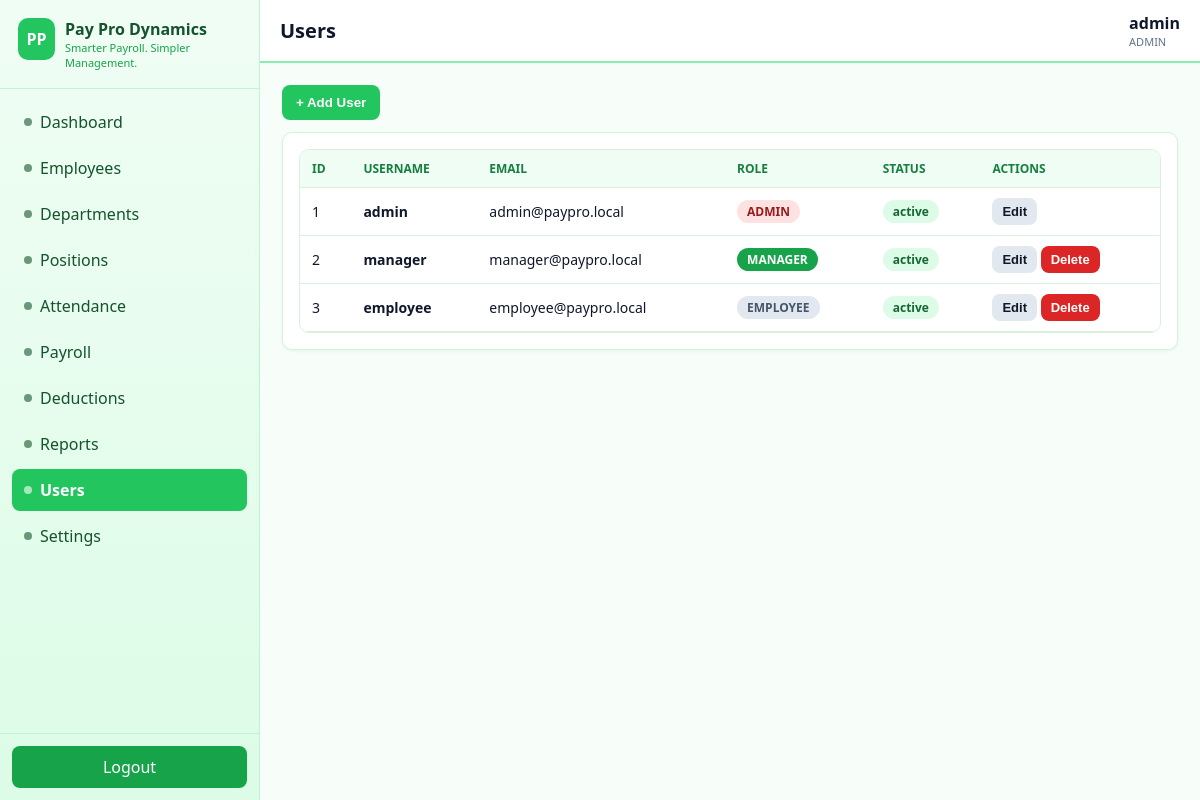
Screenshot of /users/index.php (signed in) with the database file from the repository.
### tables this page shows
CREATE TABLE users (
  id INT AUTO_INCREMENT PRIMARY KEY,
  username VARCHAR(50) NOT NULL UNIQUE,
  email VARCHAR(100) NOT NULL UNIQUE,
  password_hash VARCHAR(255) NOT NULL,
  role ENUM('ADMIN','MANAGER','EMPLOYEE') NOT NULL DEFAULT 'EMPLOYEE',
  employee_id INT NULL,
  status ENUM('active','disabled') NOT NULL DEFAULT 'active',
  remember_token VARCHAR(64) NULL,
  created_at TIMESTAMP DEFAULT CURRENT_TIMESTAMP,
  updated_at TIMESTAMP DEFAULT CURRENT_TIMESTAMP ON UPDATE CURRENT_TIMESTAMP,
  CONSTRAINT fk_user_emp FOREIGN KEY (employee_id)
    REFERENCES employees(id) ON UPDATE CASCADE ON DELETE SET NULL
);

### config/database.php (called while the page is built, shortened)
<?php
function db() {
    static $pdo = null;
    if ($pdo instanceof PDO) return $pdo;
    $dsn = 'mysql:host=' . DB_HOST . ';dbname=' . DB_NAME . ';charset=' . DB_CHARSET;
    $opts = [
        PDO::ATTR_ERRMODE            => PDO::ERRMODE_EXCEPTION,
        PDO::ATTR_DEFAULT_FETCH_MODE => PDO::FETCH_ASSOC,
        PDO::ATTR_EMULATE_PREPARES   => false,
    ];
    try {
        $pdo = new PDO($dsn, DB_USER, DB_PASS, $opts);
    } catch (PDOException $e) {
        http_response_code(500);
        die('<h2>Database connection failed.</h2><p>Please check that XAMPP MySQL is running and the database <b>pay_pro_dynamics</b> is imported.</p>');
    }
    return $pdo;
}

### includes/auth.php (called while the page is built, shortened)
<?php
require_once __DIR__ . '/../config/database.php';
require_once __DIR__ . '/functions.php';
function current_user() {
    $stmt = db()->prepare("SELECT * FROM users WHERE id = ? LIMIT 1");
    $stmt->execute([$_SESSION['user_id']]);
    return $stmt->fetch() ?: null;
}
function requireLogin() {
    $u = current_user();
}
function requireRole($roles) {
    requireLogin();
}

### includes/functions.php (called while the page is built, shortened)
<?php
function e($str) { return htmlspecialchars((string)($str ?? ''), ENT_QUOTES, 'UTF-8'); }

### users/index.php (the view, shortened to what this page needs)
<?php
require_once __DIR__ . '/../includes/auth.php';
requireRole(['ADMIN']);
$pdo = db();
$rows = $pdo->query("SELECT * FROM users ORDER BY created_at DESC")->fetchAll();
require_once __DIR__ . '/../includes/header.php';
require_once __DIR__ . '/../includes/sidebar.php';
require_once __DIR__ . '/../includes/navbar.php';
?>
<div class="toolbar"><button class="btn" onclick="userForm(0)">+ Add User</button></div>
<div class="card"><div class="table-responsive"><table>
<tr><th>ID</th><th>Username</th><th>Email</th><th>Role</th><th>Status</th><th>Actions</th></tr>
<?php foreach($rows as $r): ?><tr>
<td><?= $r['id'] ?></td><td><b><?= e($r['username']) ?></b></td><td><?= e($r['email']) ?></td>
<td><span class="badge <?= $r['role']==='ADMIN'?'b-red':($r['role']==='MANAGER'?'b-blue':'b-grey') ?>"><?= e($r['role']) ?></span></td>
<td><span class="badge <?= $r['status']==='active'?'b-green':'b-red' ?>"><?= e($r['status']) ?></span></td>
<td style="white-space:nowrap">
<button class="btn small secondary" onclick='userEdit(<?= json_encode($r) ?>)'>Edit</button>
<?php if($r['id']!=$_SESSION['user_id']): ?>
<form method="post" style="display:inline" onsubmit="return confirmAction('Delete this user?')"><button class="btn small danger">Delete</button></form>
<?php endif; ?></td></tr><?php endforeach; ?></table></div></div>
<?php require_once __DIR__ . '/../includes/footer.php'; ?>

### assets/css/style.css (style rules this page uses)
:root { --primary:#22C55E; --secondary:#16A34A; --bg:#F7FEF9; --card:#FFFFFF; --text:#0F172A; --muted:#64748B; --success:#16A34A; --warning:#F59E0B; --danger:#DC2626; --border:#D9F0E0; --radius:10px; --shadow:0 1px 3px rgba(34,197,94,.12); }
* { box-sizing:border-box }
body { margin:0;font-family:Segoe UI,Arial,Helvetica,sans-serif;background:var(--bg);color:var(--text) }
.card { background:var(--card);border:1px solid var(--border);border-radius:var(--radius);box-shadow:var(--shadow);padding:16px }
.toolbar { display:flex;gap:10px;flex-wrap:wrap;margin-bottom:12px;align-items:center }
.table-responsive { overflow:auto;background:var(--card);border:1px solid var(--border);border-radius:var(--radius) }
table { width:100%;border-collapse:collapse;min-width:760px }
th,td { padding:10px 12px;border-bottom:1px solid var(--border);text-align:left;font-size:14px }
th { background:#F0FDF4;font-size:12px;text-transform:uppercase;color:#15803D }
.btn { display:inline-block;border:0;border-radius:8px;padding:10px 14px;cursor:pointer;font-weight:600;background:var(--primary);color:#fff }
.btn.secondary { background:#E2E8F0;color:var(--text) }
.btn.danger { background:var(--danger) }
.btn.small { padding:6px 10px;font-size:13px }
.badge { display:inline-block;padding:3px 10px;border-radius:20px;font-size:12px;font-weight:700 }
.b-green { background:#DCFCE7;color:#166534 }
.b-blue { background:#16A34A;color:#fff }
.b-grey { background:#E2E8F0;color:#475569 }
.b-red { background:#FEE2E2;color:#991B1B }

### rows the page displays
users: id "1", username "admin", email "admin@paypro.local", role "ADMIN", status "active"
users: id "2", username "manager", email "manager@paypro.local", role "MANAGER", status "active"
users: id "3", username "employee", email "employee@paypro.local", role "EMPLOYEE", status "active"

### other values shown
$label "Dashboard"
$label "Employees"
$label "Departments"
$label "Positions"
$label "Attendance"
$label "Payroll"
$label "Deductions"
$label "Reports"
$label "Users"
$label "Settings"
$pageTitle "Users"
$uname "admin"
$role "ADMIN"
